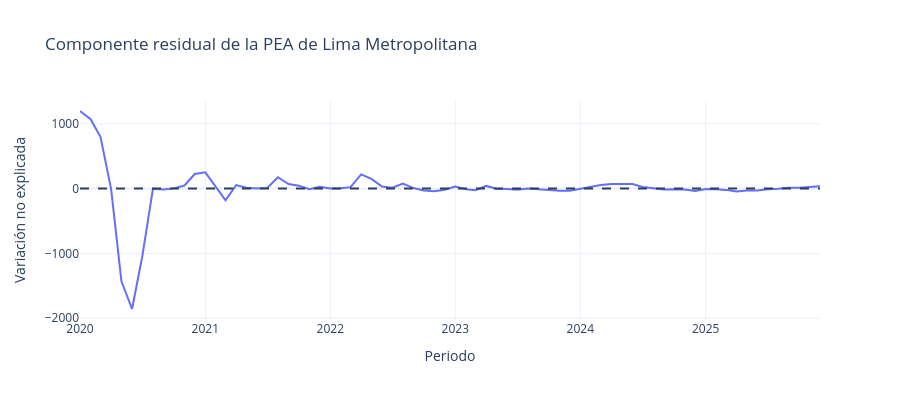

Source (notebook cell):
### Markdown cell above
#### 3.1.3 Residuos de la serie

### Code cell
fig_residuo = px.line(
    componentes,
    x="periodo",
    y="Residuo",
    title="Componente residual de la PEA de Lima Metropolitana",
    labels={"periodo": "Periodo","Residuo": "Variación no explicada"})
fig_residuo.add_hline(y=0, line_dash="dash")
fig_residuo.update_layout(hovermode="x unified", template="plotly_white", height=400, showlegend=False)
fig_residuo.show()
